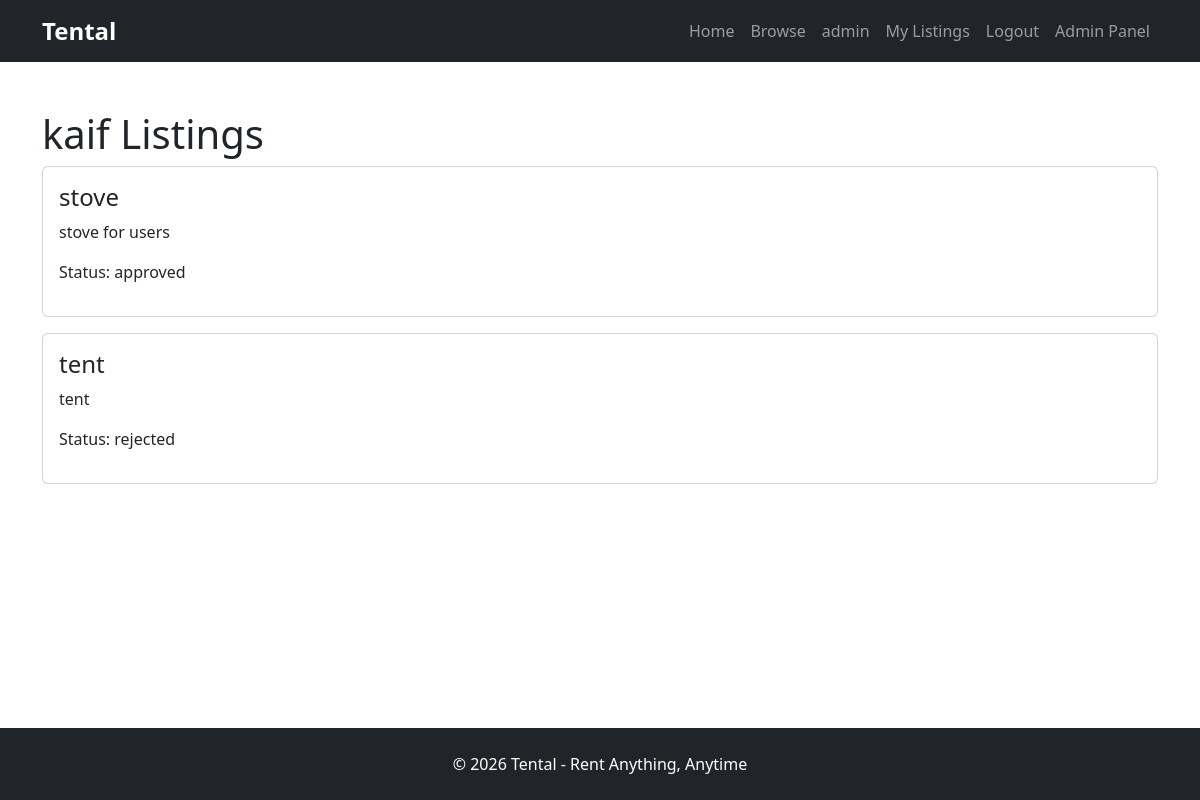
Page /admin/user/2 (signed in) on the earlier database version.
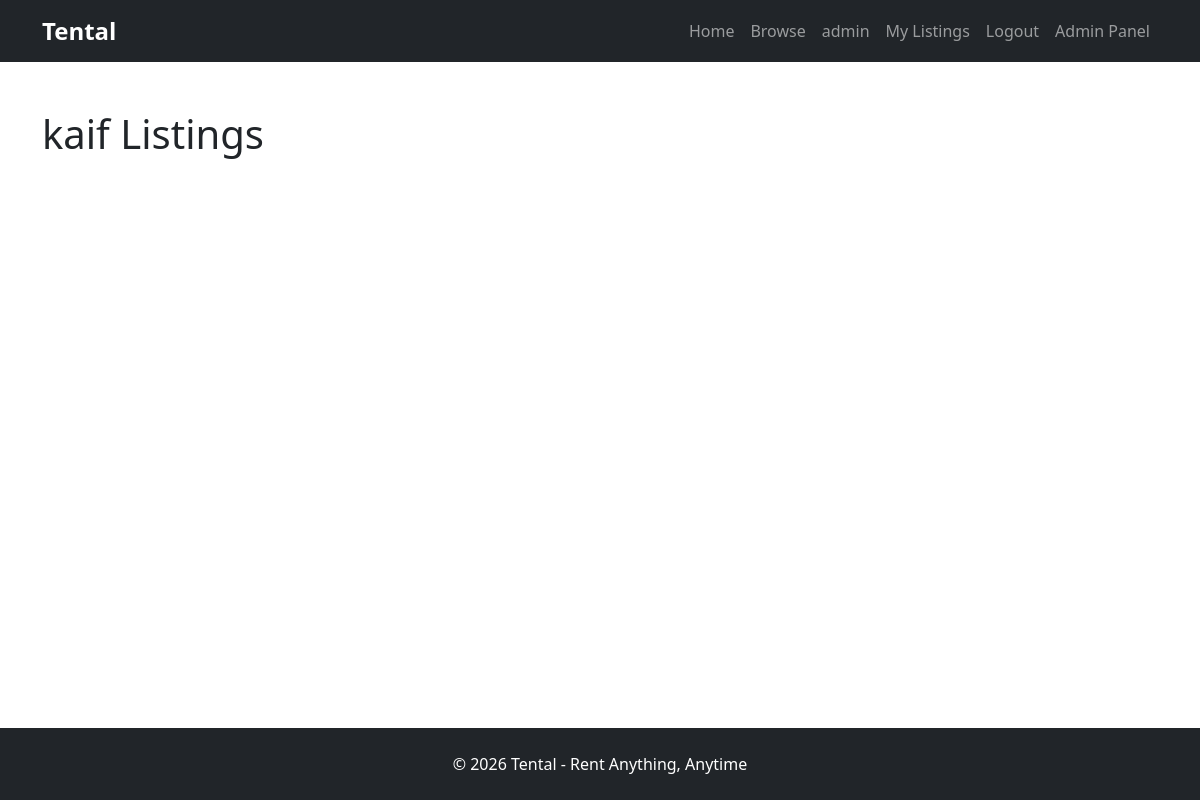
Same page on the later database version.
### models/rental_item.py (models this page shows)
class RentalItem(db.Model):
    id = db.Column(db.Integer, primary_key=True)
    title = db.Column(db.String(100), nullable=False)
    description = db.Column(db.Text, nullable=False)
    price_per_day = db.Column(db.Float, nullable=False)
    category = db.Column(db.String(100), nullable=False)
    user_id = db.Column(
        db.Integer,
        db.ForeignKey("user.id"),
        nullable=False
    )
    status = db.Column(
        db.String(20),
        default="pending"
    )
    image = db.Column(
        db.String(255)
    )

### routes/main.py (the view)
@main.route("/admin/user/<int:id>")
@login_required
def user_listings(id):
    if not current_user.is_admin:
        return "Access Denied"
    user = User.query.get_or_404(id)
    return render_template(
        "user_listings.html",
        user=user
    )

### models/user.py (called while the page is built)
@login_manager.user_loader
def load_user(user_id):
    return User.query.get(int(user_id))

### templates/user_listings.html
{% extends "base.html" %} {% block content %}
<div class="container mt-5">
  <h1>{{ user.name }} Listings</h1>
  {% for rental in user.rentals %}
  <div class="card mb-3">
    <div class="card-body">
      <h4>{{ rental.title }}</h4>
      <p>{{ rental.description }}</p>
      <p>Status: {{ rental.status }}</p>
    </div>
  </div>
  {% endfor %}
</div>
{% endblock %}

Differences in the rows shown:
removed RentalItem: title "stove", description "stove for users", status "approved"
removed RentalItem: title "tent", description "tent", status "rejected"
